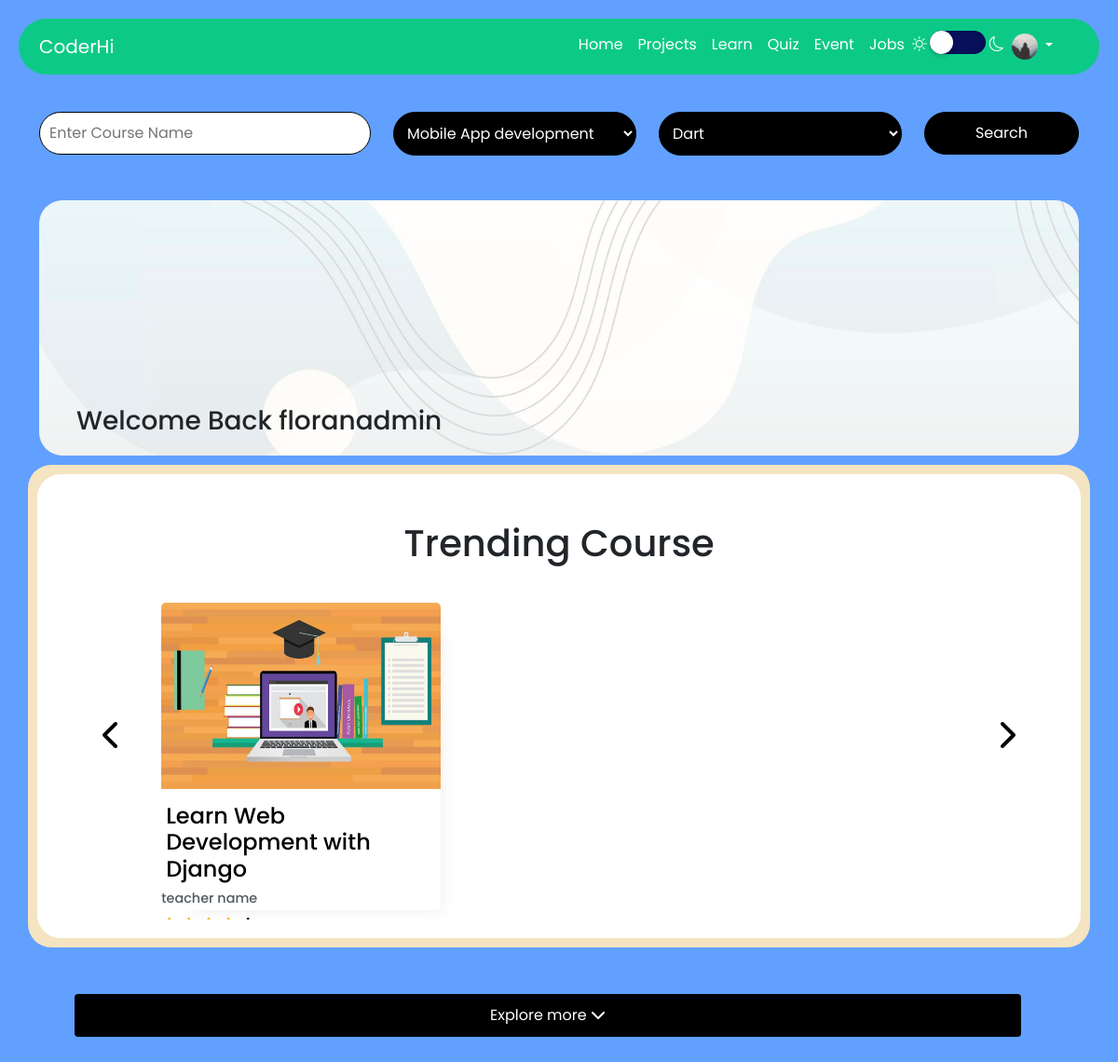
The app's page /course/ (signed in), older data.
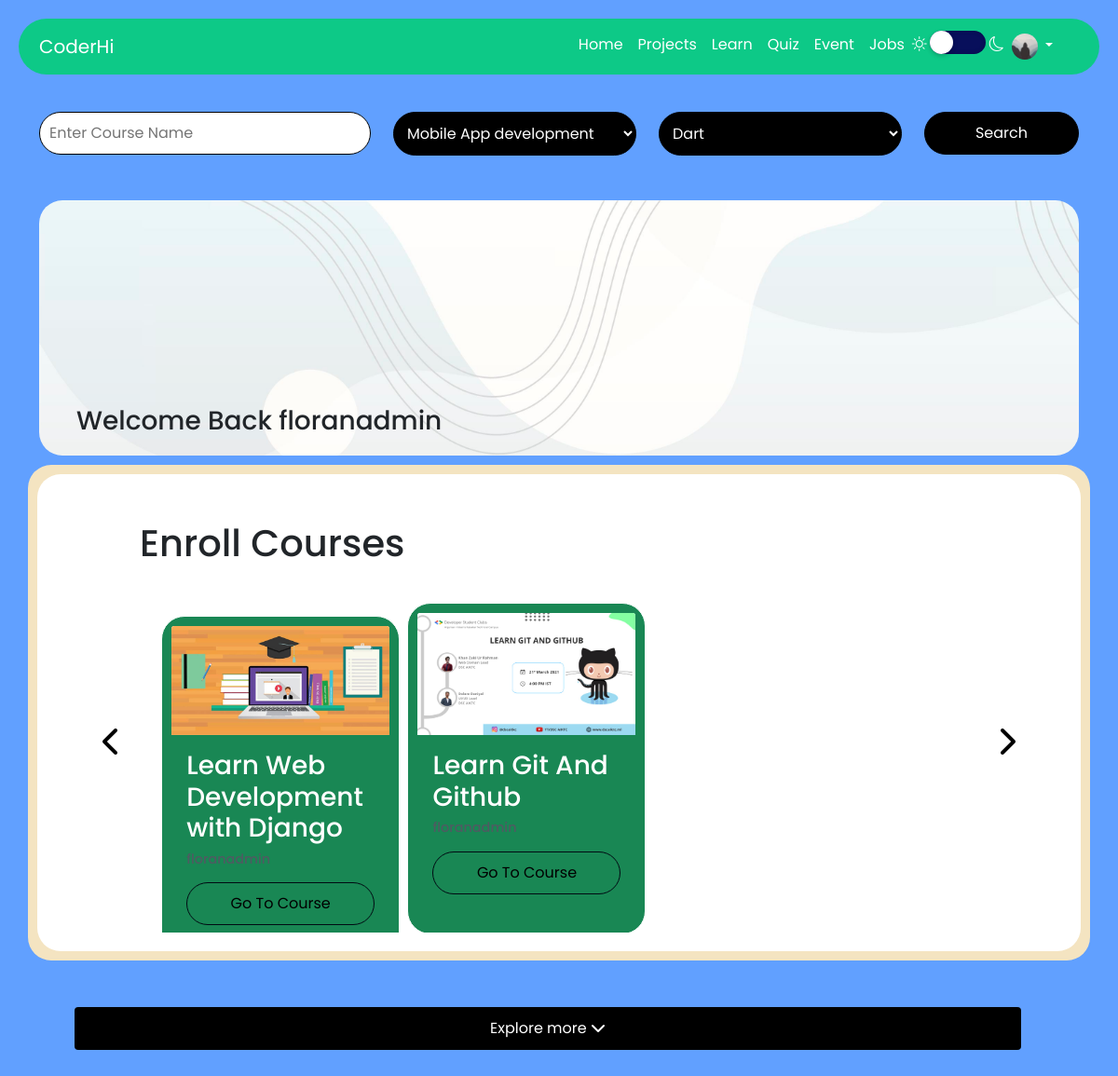
The same page, newer data.
### users/models.py (models this page shows, shortened)
class Profile(models.Model):
    user = models.OneToOneField(User, on_delete=models.CASCADE)
    image = models.ImageField(default='default.jpg',upload_to='profile_pics')
    languages_prefer = models.ManyToManyField(language_category,blank=True,default=None)
    rating = models.IntegerField(default=0)

### course/models.py (models this page shows, shortened)
class course(models.Model):
    teacherId = models.ForeignKey(User,on_delete=models.CASCADE)
    thumbnail_image = models.ImageField(upload_to="course_thubnail",default='course_default.jpg')
    course_name = models.CharField(max_length=200,unique=True)
    course_description = models.TextField()
    course_type = models.ForeignKey(Type_category,on_delete=models.CASCADE)
    language_type = models.ForeignKey(language_category,on_delete=models.CASCADE)
    fees = models.IntegerField(default=0)
    studentEnrolled = models.ManyToManyField(User,related_name="enrolled_student", blank=True, default=None)
    studentCompleted = models.ManyToManyField(User,related_name="completed_student", blank=True, default=None)

### course/views.py (the view)
# urls.py: path('',MaincourseListView.as_view(),name='main-course-list'),
class MaincourseListView(LoginRequiredMixin,ListView):
    model = course
    template_name='main-course-list.html'
    context_object_name='course'
    def get_context_data(self, **kwargs):
        context = super().get_context_data(**kwargs)
        event_enrolled = []
        trend_course = []
        a = course.objects.all()
        for i in a:
            if i.studentEnrolled.filter(id=self.request.user.id).exists():
                event_enrolled.append(i)
        trend = course.objects.annotate(q_count=Count('studentEnrolled')).order_by('-q_count')[:3]
        for i in trend:
            if i.studentEnrolled.filter(id=self.request.user.id).exists():
                pass
            else:
                trend_course.append(i)
        context['enrolled_course'] = event_enrolled
        context['trend'] = trend_course
        context['length'] = len(event_enrolled)
        context['types'] = Type_category.objects.all()
        context['categorys'] = language_category.objects.all()
        return context

### course/templates/main-course-list.html (shortened to what this page needs)
{% extends 'base.html' %}
{% block content %}
<form action="{%url 'search' %}" method="GET">
    <div class="row">
    <div class="col-4">
      <input type="text" name="search_name" class="comment-box" placeholder="Enter Course Name" />
    </div>
    <div class="col-3">
      <select name="type" class="comment-button" >
        {%for type in types%}
        <option value="{{type.name}}">{{type.name}}</option>
        {% endfor %}
      </select>
    </div>
    <div class="col-3">
      <select name="category" class="comment-button">
        {%for category in categorys %}
        <option value="{{category.name}}">{{category.name}}</option>
        {% endfor %}
      </select>
    </div>
    <div class="col-2">
      <input type="submit" value="Search"  class="comment-button">
    </div>
  </div>
  </form>
<br /><br />
<div class="row">
  <div class="col-12">
    <div class="header-box">
      <h3>Welcome Back  {{user.username}}</h3>
    </div>
  </div>
</div>
<div class="row">
  <div class="col-12 col-md-12 container-style">
    <div class="blog-sec">
    {% if length != 0 %}
      <div class="post-slider">
        <h1 class="enroll-title">Enroll Courses</h1>
        <i class="fas fa-chevron-left prev"></i>
        <i class="fas fa-chevron-right next"></i>
        <div class="enroll-wrapper">
        {% for course in enrolled_course %}
          <div class="post" style="width: 15rem;">
                {% if user not in course.studentCompleted.all %}
                <div class="card" style="width: 15rem; max-height: 500px;border: 1px solid #fff !important;padding: 10px;border-radius: 25px;">
                {% else %}
                <div class="card text-white bg-success" style="width: 16rem; max-height: 500px;border: 1px solid #fff !important; padding: 10px;border-radius: 25px;">
                {% endif %}
                  <img class="card-img-top" style="background-color:#fff !important;" src="{{course.thumbnail_image.url}}" alt="Card image cap">
                  <div class="card-body">
                    <h3 class="card-title">{{ course.course_name }}</h3>
                    <h6 class="main-course-page-teacher-name">{{course.teacherId}}</h6>
                    <p class="card-text">
                      <div class="col-12 event-button-sec">
                        <a href="{% url 'enroll-course' course.id %}" class="event-button">Go To Course</a>
                      </div>
                    </p>
                  </div>
                </div>
          </div>
          {% endfor %}
        </div>
      </div>
    {% endif %}
      {% if trend %}
      <div class="post-slider">
        <h1 class="slider-title">Trending Course</h1>
        <i class="fas fa-chevron-left prev"></i>
        <i class="fas fa-chevron-right next"></i>
        <div class="post-wrapper">
        {% for course in trend %}
          <div class="post">
            <a href="{% url 'course-detail' course.id %}" class="">
              <div class="row">
                <div class="col-12">
                  <img
                    src="{{course.thumbnail_image.url}}"
                    alt=""
                    class="slider-image"
                  />
                </div>
                <div class="col-12">
                  <div class="post-info">
                    <h4>
                      {{ course.course_name }}
                    </h4>
                  </div>
                </div>
                <div class="col-12">
                  <h6 class="main-course-page-teacher-name">teacher name</h6>
                </div>
                <div class="col-12">
                  <span class="fa fa-star checked"></span>
                  <span class="fa fa-star checked"></span>
                  <span class="fa fa-star checked"></span>
                  <span class="fa fa-star checked"></span>
                  <span class="fa fa-star"></span>
                </div>
              </div>
            </a>
          </div>
        {% endfor %}
        </div>
      </div>
      {% endif %}
    </div>
  </div>
  <div class="row ">
    <div class="col-12 ms-auto explore-more-course-sec">
      <a class="btn explore-more-course" href="{% url 'course-list' %}">Explore more <i class="fas fa-chevron-down"></i></a>
    </div>
  </div>
  {% endblock content %}

### mainpage/templates/base.html (shortened to what this page needs)
{% load static %}
<!DOCTYPE html>
<html lang="en">
<head>
<link rel="stylesheet" type="text/css" href="//cdn.jsdelivr.net/npm/slick-carousel@1.8.1/slick/slick.css"/>
<link rel="stylesheet" type="text/css" href="//cdn.jsdelivr.net/npm/slick-carousel@1.8.1/slick/slick-theme.css"/>
<link rel="stylesheet" href="https://cdnjs.cloudflare.com/ajax/libs/font-awesome/5.10.2/css/all.min.css">
<link rel="stylesheet" href="https://cdnjs.cloudflare.com/ajax/libs/font-awesome/5.10.2/css/font-awesome.min.css">
<link href="https://cdn.jsdelivr.net/npm/bootstrap@5.0.0-beta2/dist/css/bootstrap.min.css" rel="stylesheet">
<link id="theme" rel="stylesheet" href="{% static 'css/girls-theme.css' %}">
<link rel="stylesheet" href="{% static 'css/index.css' %}">
<link rel="stylesheet" href="https://cdn.jsdelivr.net/npm/bootstrap-icons@1.4.0/font/bootstrap-icons.css">
<link rel="stylesheet" href="https://cdnjs.cloudflare.com/ajax/libs/toastr.js/latest/toastr.css" />
</head>
<body>
  <nav class="navbar navbar-expand-lg navbar-light bg-light">
    <div class="container">
      <a class="navbar-brand" href="{% url 'blog-list' %}">CoderHi</a>
      <div class="collapse navbar-collapse" id="navbarSupportedContent">
        <ul class="navbar-nav ms-auto">
          <li class="nav-item">
            <a class="nav-link active" aria-current="page" href="{% url 'blog-list' %}">Home</a>
          </li>
          <li class="nav-item">
            <a class="nav-link" href="{% url 'project-list' %}">Projects</a>
          </li>
          {% if not request.user.groups.all %}
          <li class="nav-item">
            <a class="nav-link" href="{% url 'main-course-list' %}">Learn</a>
          </li>
          <li class="nav-item">
            <a class="nav-link" href="{% url 'courses' %}">Quiz</a>
          </li>
          {% endif %}
          <li class="nav-item">
            <a class="nav-link" href="{% url 'event-list' %}">Event</a>
          </li>
          <li class="nav-item">
            <a class="nav-link" href="{% url 'job-list' %}">Jobs</a>
          </li>
          <li class="nav-item">
            <div class="theme-toggler">
              <i class="bi bi-brightness-high"></i> <input type="checkbox" class="theme-change" onclick="MaintoggleTheme()"> <i class="bi bi-moon"></i>
            </div>
          </li>
          <li class="nav-item dropdown" style="margin-right: 20px;">
            <a class="nav-link dropdown-toggle" href="#" id="navbarDropdown" role="button" data-bs-toggle="dropdown" aria-expanded="false">
              <img src="{{ user.profile.image.url}}" class="rounded-circle profile-img">
            </a>
          </li>
        </ul>
      </div>
    </div>
  </nav>
    <div class="container main">
        {% block content %}
        {% endblock content %}
    </div>
</body>
</html>

### mainpage/static/css/girls-theme.css (style rules this page uses)
body { background-color: #61a0ff !important; }
.navbar { background-color: #0dc987 !important; }
.container-style { background-color: #F4E4C1 !important; }

### mainpage/static/css/index.css (style rules this page uses)
* { margin: 0px; box-sizing: border-box; scroll-behavior: smooth; }
body { height: 100%; font-family: 'Poppins', sans-serif !important; }
.navbar { border-radius: 50px !important; margin: 20px; }
.nav-link, .navbar-brand { color: #fff !important; text-decoration: none; }
.theme-toggler { top: 30px; color: #fff; font-weight: 700; font-size: 1em; z-index: 100; cursor: pointer; }
.theme-change { position: relative; top: 5px; width: 60px; height: 25px; -webkit-appearance: none; background-color: #080f5b; outline: none; border-radius: 50px; transition: 0.5s; box-shadow: inset 0 0 5px rgba(0, 0, 0, .2); }
.theme-change:before { content: ''; position: absolute; width: 25px; height: 25px; border-radius: 50%; top: 0; left: 0; background-color: #fff; transition: .5s; box-shadow: 0 2px 5px rgba(0, 0, 0, .2); }
.profile-img { height: 28px; width: 28px; }
.main { width: 100% !important; }
.container-style { border-radius: 25px !important; padding: 0 10px; padding-bottom: 10px; }
.blog-sec { margin-top: 10px; border-radius: 25px !important; background-color: #fff !important; padding: 20px 40px; }
.event-button { text-decoration: none; border-radius: 50px; border: solid 0.1px #000a12; color: #000a12; padding: 10px; width: 100%; display: block; text-align: center; }
.event-button-sec { display: block; margin-left: auto; margin-right: auto; }
#id_body, .comment-box { margin-top: 20px; border-radius: 50px; width: 100%; border: solid 0.3px #000; padding: 10px; }
.comment-button { background-color: #000; color: #fff; margin-top: 20px; border-radius: 50px; width: 100%; border: solid 0.3px #000; padding: 10px; }
.header-box { background-color: #fff; border-radius: 25px !important; background-color: #fff !important; padding: 20px 40px; min-height: 200px; margin-bottom: 10px; width: 100%; background-image: url("../pic/header-bg2.jpg"); background-size: cover; }
.header-box h3 { margin-bottom: 0; margin-top: 200px; display: block; }
.post-slider { position: relative; }
.enroll-title { margin: 30px 70px; }
.post-slider .next { position: absolute; top: 50%; right: 30px; font-size: 2em; color: #000; cursor: pointer; }
.post-slider .prev { position: absolute; top: 50%; left: 30px; font-size: 2em; color: #000; cursor: pointer; }
.post-slider .enroll-wrapper, .post-slider .completed-wrapper, .post-slider .post-wrapper { width: 84%; margin: auto auto; overflow: hidden; padding: 10px 0px 10px 0px; }
.post-slider .completed-wrapper .post, .post-slider .enroll-wrapper .post, .post-slider .post-wrapper .post { width: 300px; height: 330px; margin: 0px 10px; display: inline-block; background: white; border-radius: 5px; box-shadow: 1rem 1rem 1rem -1rem #a0a0a033; }
.post a { color: #000; text-decoration: none; }
.main-course-page-teacher-name { color: #4f5b62; font-size: 0.9em; }
.explore-more-course-sec { padding: 50px; }
.explore-more-course { text-decoration: none; background-color: #000; color: #fff; padding: 10px; width: 100%; }

Row changes from the older to the newer data that the page shows:
shown differently, row unchanged: course "Learn Web Development with Django": moves from the list under "Trending Course" to the list under "Enroll Courses"
added course: thumbnail_image (picture), course_name "Learn Git And Github", shown under "Enroll Courses"
Text that changed along with them:
text no longer shown: "Trending Course"
text now shown: "Enroll Courses"
